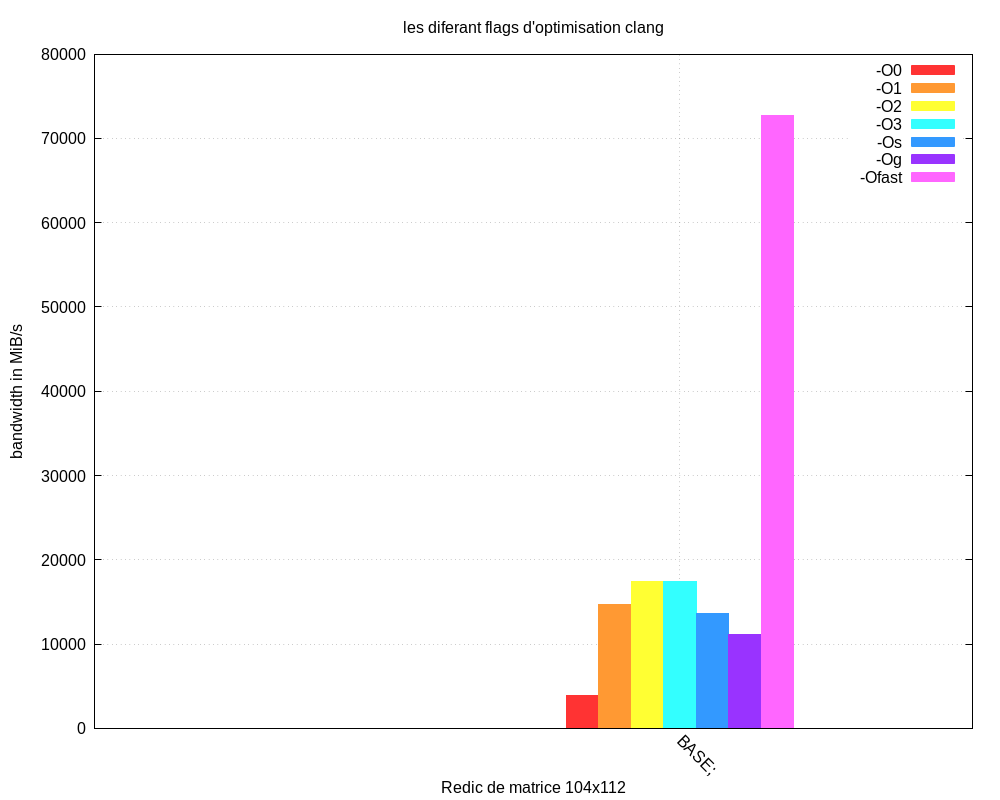

Write gnuplot code to recreate this figure.
set terminal pngcairo font 'arial,12' size 1000, 800
set output 'clang_flags.png'

set style fill solid 1.00 
set style data histograms 
set grid

set xtics border in scale 0,0 nomirror rotate by -45 autojustify

set xrange [ * : * ]
set yrange [ * : * ]

set ylabel 'bandwidth in MiB/s'
set xlabel 'Redic de matrice 104x112'

set title "les diferant flags d'optimisation clang"
plot '104-x-112-clang-O0.dat' using 15:xtic(1) ti '-O0' lc rgb '#FF3333', \
     '104-x-112-clang-O1.dat' using 15:xtic(1) ti '-O1' lc rgb '#FF9933', \
     '104-x-112-clang-O2.dat' using 15:xtic(1) ti '-O2' lc rgb '#FFFF33', \
     '104-x-112-clang-O3.dat' using 15:xtic(1) ti '-O3' lc rgb '#33FFFF', \
     '104-x-112-clang-Os.dat' using 15:xtic(1) ti '-Os' lc rgb '#3399FF', \
     '104-x-112-clang-Og.dat' using 15:xtic(1) ti '-Og' lc rgb '#9933FF', \
     '104-x-112-clang-Ofast.dat' using 15:xtic(1) ti '-Ofast' lc rgb '#FF66FF'
